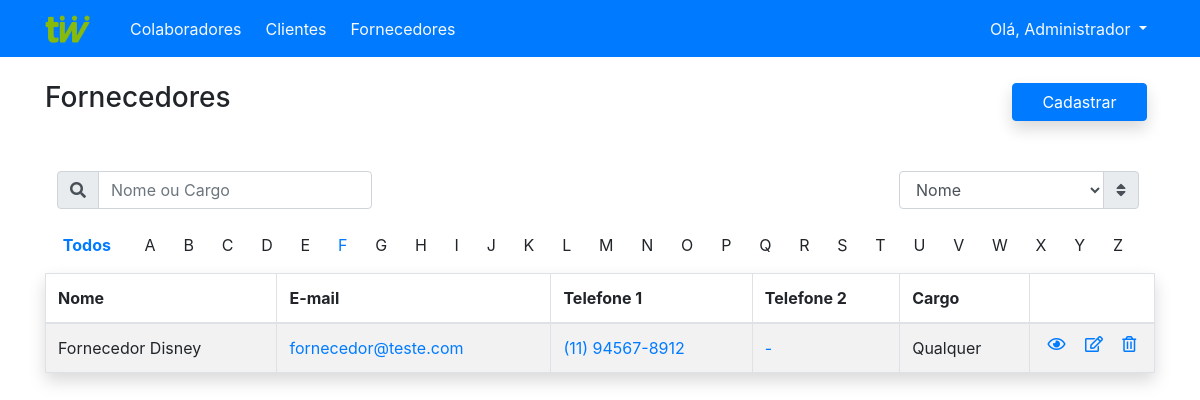
Page /adm/adm_fornec.php (signed in) on the committed database.
### tables this page shows
CREATE TABLE `fornecs` (
  `id_fornec` int(10) UNSIGNED NOT NULL,
  `nome` varchar(255) NOT NULL,
  `email` varchar(255) NOT NULL,
  `tel1` varchar(11) NOT NULL,
  `tel2` varchar(11) DEFAULT NULL,
  `tel3` varchar(11) DEFAULT NULL,
  `tel4` varchar(11) DEFAULT NULL,
  `cargo` varchar(255) NOT NULL,
  `endereco` varchar(255) NOT NULL,
  `stats` tinyint(1) NOT NULL DEFAULT '1'
);

### adm/adm_fornec.php (the view, shortened to what this page needs)
<?php
	require_once '../config.php';
	require 'includes/header.php'
?>
<div class="row d-flex justify-content-start align-items-center my-4 mt-md-4 mb-md-5">
	<div class="col" id="pageTitle">
		<h3>Fornecedores</h3>
	</div>
	<div class="col d-flex justify-content-end align-items-center">
		<a href="add.php" class="btn btn-primary d-none d-md-block w-25 shadow mr-2">Cadastrar</a>
	</div>
</div>
<div class="row clearfix my-4">
	<div class="col-md-6 col-xs-12 d-md-flex justify-content-start search-filter">
		<form class="form-inline px-1">
			<div class="input-group">
				<div class="input-group-prepend">
					<label for="searchCli" class="d-none d-md-block ml-2 input-group-text"><i class="fas fa-search"></i></label>
				</div>
				<input id="searchCli" type="text" class="form-control search-mob" placeholder="Nome ou Cargo">
			</div>
		</form>
	</div>
	<div class="col-md-6 col-xs-12 d-none d-md-flex justify-content-end select-filter">
		<form class="form-inline pr-2">
			<div class="input-group">
				<select id="typeSort" class="form-control float-right">
					<option value="nameAsc">Nome</option>
				</select>
				<div class="input-group-append">
					<label for="typeSort" class="input-group-text mr-2"><i class="fas fa-sort"></i></label>
				</div>
			</div>
		</form>
	</div>
</div>
<div class="row my-3">
	<div class="col">
		<div class="glossary d-flex justify-content-around px-2">
			<a id="glossary-all" href="#"><strong>Todos</strong></a>
			<div class="letters d-flex justify-content-around">
			</div>
		</div>
	</div>
</div>
<div class="row mb-5">
	<div class="col">
		<table id="cadastros" class="table table-bordered table-striped shadow table-hover">
			<thead>
				<tr>
					<th>Nome</th>
					<th>E-mail</th>
					<th>Telefone 1</th>
					<th>Telefone 2</th>
					<th>Cargo</th>
					<th></th>
				</tr>
			</thead>
			<tbody>
				<?php
				function phone_format($phone) {
					$length = strlen($phone);
					if ($length == 10) {
						$pattern = '/(\d{2})(\d{4})(\d*)/';
					} else if ($length == 11) {
						$pattern = '/(\d{2})(\d{5})(\d*)/';
					}
					$result = preg_replace($pattern, '($1) $2-$3', $phone);
					return $result;
            }
            function isEmpty($data) {
               if (!empty($data)) {
                  return phone_format($data);
               } else {
                  return " - ";
               }
            }
            function emptyLink($phone) {
					if (empty($phone)) {
						return "#";
					} else {
						$link = "https://api.whatsapp.com/send?phone=55".$phone;
						return $link;
					}
				}
				$qrySelect = "SELECT * FROM fornecs WHERE stats = 1 ORDER BY nome";
				$result = $conn->query($qrySelect);
				while($data = $result->fetch_array()) {
					echo '
						<tr class="shadow">
							<td data-title="Nome">'.$data['nome'].'</td>
                     <td data-title="E-mail">
                        <a href="mailto:'. $data['email'] .'">'.$data['email'].'</a>
                     </td>
							<td data-title="Tel. 1">
								<a href="'. emptyLink($data['tel1']) .'" target="_blank">' . isEmpty($data['tel1']) . '</a>
                     </td>
                     <td data-title="Tel. 2">
								<a href="'. emptyLink($data['tel2']) .'" target="_blank">' . isEmpty($data['tel2']) . '</a>
							</td>
							<td data-title="Cargo">' . $data['cargo'] . '</td>
							<td>
								<div class="d-flex justify-content-around">
									<!-- <a href="read.php?id='. $data['id_fornec'] .'">
										<i class="far fa-eye d-flex justify-content-center mb-1" data-toggle="tooltip" title="Vizualizar"></i>
										<span class="d-md-none">Vizualizar</span>
									</a> -->
									<a href="#" class="d-flex flex-column justify-content-center viewButton" data-id="'. $data['id_fornec'] .'" data-toggle="modal" data-target="#viewModal" data-type="fornec">
										<i class="far fa-eye d-flex justify-content-center mb-1" data-toggle="tooltip" title="Detalhes"></i>
										<span class="d-md-none">Detalhes</span>
									</a>
									<a href="update.php?id='. $data['id_fornec'] .'&tipo=fornec" class="d-flex flex-column justify-content-center ml-md-2">
										<i class="far fa-edit d-flex justify-content-center mb-1" data-toggle="tooltip" title="Editar"></i>
										<span class="d-md-none">Editar</span>
									</a>
									<a href="disable.php?id='. $data['id_fornec'] .'&tipo=fornec" class="d-flex flex-column justify-content-center ml-md-2">
										<i class="far fa-trash-alt d-flex justify-content-center mb-1" data-toggle="tooltip" title="Excluir"></i>
										<span class="d-md-none">Excluir</span>
									</a>
								</div>
							</td>
						</tr>
					';
				}
				?>
			</tbody>
		</table>
	</div>
</div>
<?php require 'includes/footer.php' ?>

### adm/css/style.css (style rules this page uses)
#cadastros tbody tr.shadow { box-shadow: none !important; }
.letters { width: 92%; }

### rows in the picture
fornecs: nome "Fornecedor Disney", email "fornecedor@teste.com", tel1 "(11) 94567-8912", tel2 "-", cargo "Qualquer"

### other values in the picture
$_SESSION['user_name'] "Administrador"
